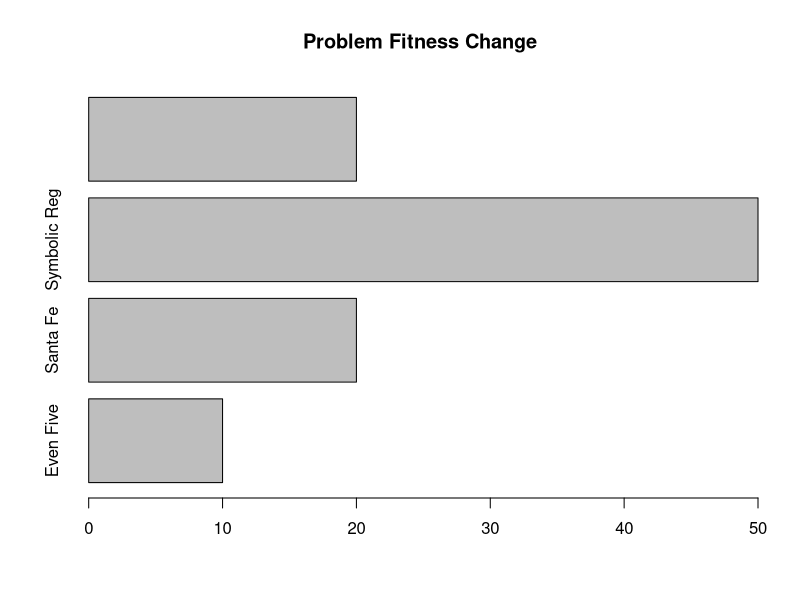

Write R code to recreate this figure.


experiments <- c('Even Five', 'Santa Fe', 'Symbolic Reg', 'Word Match')
results <- c(10,20,50,20)
barplot(results, main="Problem Fitness Change", horiz=TRUE,
  names.arg=experiments)
